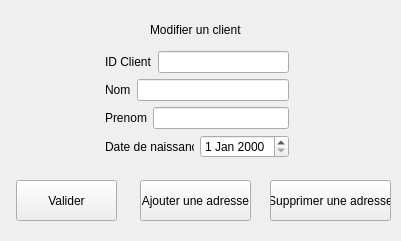
<?xml version="1.0" encoding="UTF-8"?>
<ui version="4.0">
 <class>clientmodifClass</class>
 <widget class="QWidget" name="clientmodifClass">
  <property name="geometry">
   <rect>
    <x>0</x>
    <y>0</y>
    <width>401</width>
    <height>241</height>
   </rect>
  </property>
  <property name="windowTitle">
   <string>Form</string>
  </property>
  <widget class="QLabel" name="label">
   <property name="geometry">
    <rect>
     <x>150</x>
     <y>20</y>
     <width>101</width>
     <height>20</height>
    </rect>
   </property>
   <property name="text">
    <string>Modifier un client</string>
   </property>
  </widget>
  <widget class="QPushButton" name="BtClientModifVal">
   <property name="geometry">
    <rect>
     <x>16</x>
     <y>180</y>
     <width>101</width>
     <height>41</height>
    </rect>
   </property>
   <property name="text">
    <string>Valider</string>
   </property>
  </widget>
  <widget class="QPushButton" name="BtClientAjoutAdresse">
   <property name="geometry">
    <rect>
     <x>140</x>
     <y>180</y>
     <width>111</width>
     <height>41</height>
    </rect>
   </property>
   <property name="text">
    <string>Ajouter une adresse</string>
   </property>
  </widget>
  <widget class="QPushButton" name="BtClientSupprAdresse">
   <property name="geometry">
    <rect>
     <x>270</x>
     <y>180</y>
     <width>121</width>
     <height>41</height>
    </rect>
   </property>
   <property name="text">
    <string>Supprimer une adresse</string>
   </property>
  </widget>
  <widget class="QWidget" name="layoutWidget">
   <property name="geometry">
    <rect>
     <x>105</x>
     <y>51</y>
     <width>184</width>
     <height>108</height>
    </rect>
   </property>
   <layout class="QVBoxLayout" name="verticalLayout">
    <item>
     <layout class="QHBoxLayout" name="horizontalLayout">
      <item>
       <widget class="QLabel" name="label_3">
        <property name="text">
         <string>ID Client</string>
        </property>
       </widget>
      </item>
      <item>
       <widget class="QLineEdit" name="lineEdit"/>
      </item>
     </layout>
    </item>
    <item>
     <layout class="QHBoxLayout" name="horizontalLayout_2">
      <item>
       <widget class="QLabel" name="label_4">
        <property name="text">
         <string>Nom</string>
        </property>
       </widget>
      </item>
      <item>
       <widget class="QLineEdit" name="lineEdit_2"/>
      </item>
     </layout>
    </item>
    <item>
     <layout class="QHBoxLayout" name="horizontalLayout_3">
      <item>
       <widget class="QLabel" name="label_2">
        <property name="text">
         <string>Prenom</string>
        </property>
       </widget>
      </item>
      <item>
       <widget class="QLineEdit" name="lineEdit_3"/>
      </item>
     </layout>
    </item>
    <item>
     <layout class="QHBoxLayout" name="horizontalLayout_4">
      <item>
       <widget class="QLabel" name="label_5">
        <property name="text">
         <string>Date de naissance</string>
        </property>
       </widget>
      </item>
      <item>
       <widget class="QDateEdit" name="dateEdit"/>
      </item>
     </layout>
    </item>
   </layout>
  </widget>
 </widget>
 <resources/>
 <connections/>
</ui>
